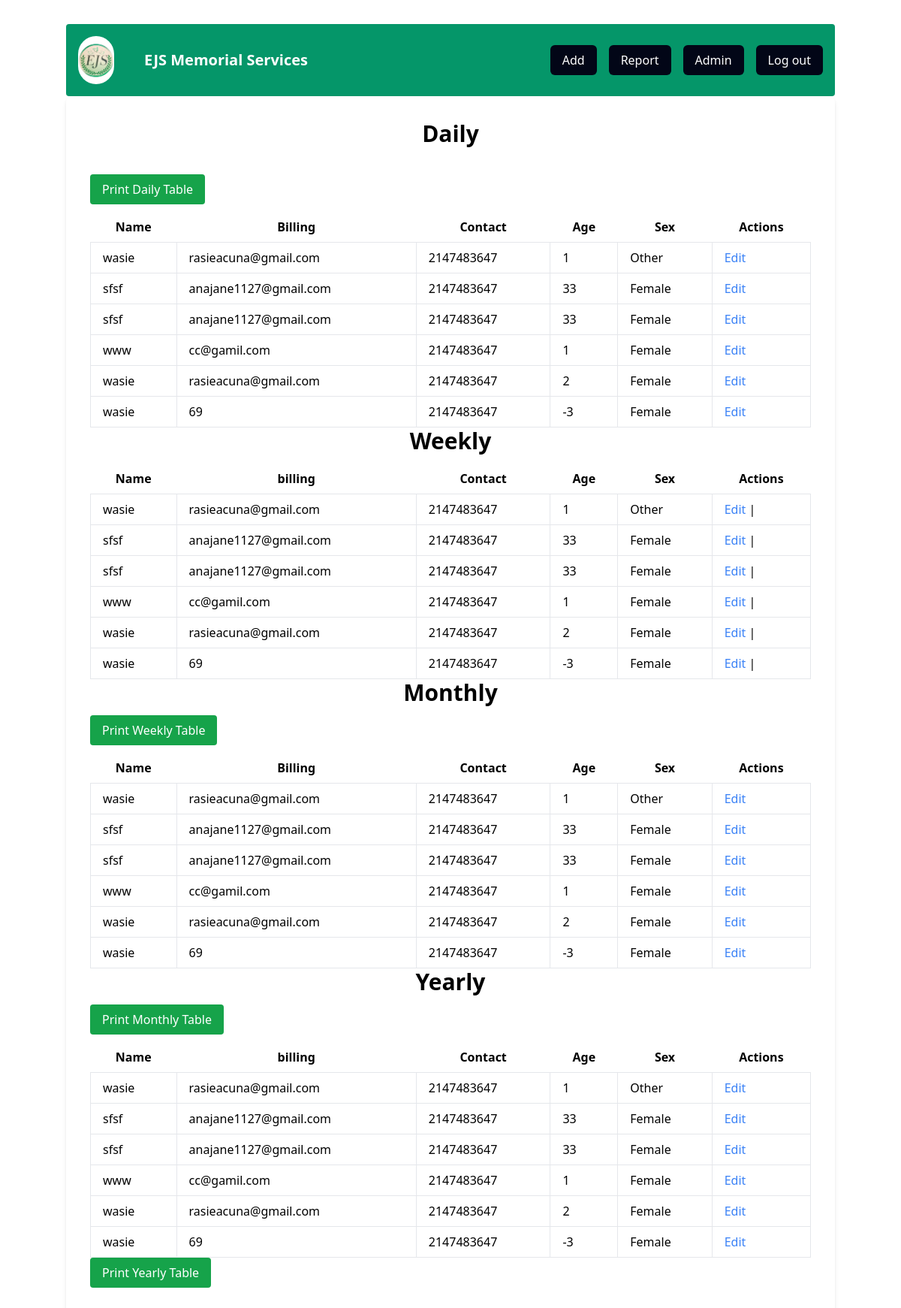
The app's page /report.php with its own data.
### tables this page shows
CREATE TABLE `users` (
  `id` int(11) NOT NULL,
  `name` varchar(255) NOT NULL,
  `billing` varchar(250) NOT NULL,
  `contact` int(50) NOT NULL,
  `age` int(50) NOT NULL,
  `sex` varchar(250) NOT NULL
);

### report.php (the view, shortened to what this page needs)
<!DOCTYPE html>
<html lang="en">
<head>
    <link rel="stylesheet" href="https://cdn.jsdelivr.net/npm/tailwindcss@2.2.19/dist/tailwind.min.css">
</head>
<body>
    <div class="container mx-auto py-8">
            <header class="bg-green-600 text-white py-4 rounded">
        <div class="container mx-auto flex justify-between items-center px-4">
            <div class="flex items-center">
                <img src="/image/logo.jpg" alt="Logo" class=" w-12 rounded-full mr-10">
                <span class="text-xl font-bold">EJS Memorial Services</span>
            </div>
            <div class="flex space-x-4">
                <button  class="bg-slate-950  text-white py-2 px-4 rounded-md focus:outline-none "  onclick="goToNextPage1()">Add</button>
                <button onclick="goToNextPage2()" class="bg-slate-950  text-white py-2 px-4 rounded-md focus:outline-none ">Report</button>
                <button onclick="goToNextPage4()" class="bg-slate-950  text-white py-2 px-4 rounded-md focus:outline-none ">Admin</button>
                <button onclick="goToNextPage5()" class="bg-slate-950   text-white py-2 px-4 rounded-md focus:outline-none ">Log out</button>
            </div>
        </div>
    </header>
        <div class="bg-white p-8 rounded-lg shadow-md">
            <table class="table-auto w-full">
                <thead>
                    <h1 class="text-center font-bold mb-9 text-3xl">Daily</h1>
                    <tr>
                        <th class="px-4 py-2">Name</th>
                        <th class="px-4 py-2">Billing</th>
                        <th class="px-4 py-2">Contact</th>
                        <th class="px-4 py-2">Age</th>
                        <th class="px-4 py-2">Sex</th>
                        <th class="px-4 py-2">Actions</th>
                    </tr>
                </thead>
                <tbody>
                     <button class="btn"  onclick="window.print()">Print Daily Table</button>
                    <?php
               require_once __DIR__ . '/config/configuration.php';
$sql_daily = "SELECT * FROM users";
$result_daily = $conn->query($sql_daily);
if ($result_daily->num_rows > 0) {
    while ($row_daily = $result_daily->fetch_assoc()) {
                            echo "<tr>";
                            echo "<td class='border px-4 py-2'>" . $row_daily['name'] . "</td>";
                            echo "<td class='border px-4 py-2'>" . $row_daily['billing'] . "</td>";
                            echo "<td class='border px-4 py-2'>" . $row_daily['contact'] . "</td>";
                            echo "<td class='border px-4 py-2'>" . $row_daily['age'] . "</td>";
                            echo "<td class='border px-4 py-2'>" . $row_daily['sex'] . "</td>";
                            echo "<td class='border px-4 py-2'>";
                            echo "<a href='edit_user.php?id=" . $row_daily['id'] . "' class='text-blue-500 hover:underline'>Edit</a> ";
                            echo "</td>";
                            echo "</tr>";
                        }
                    } else {
                        echo "<tr><td colspan='6' class='text-center'>No data available</td></tr>";
                    }
                    ?>
                </tbody>
            </table>
            <table class="table-auto w-full">
                <thead>
                    <h1 class="text-center font-bold mb-3 text-3xl">Weekly</h1>
                    <tr>
                        <th class="px-4 py-2">Name</th>
                        <th class="px-4 py-2">billing</th>
                        <th class="px-4 py-2">Contact</th>
                        <th class="px-4 py-2">Age</th>
                        <th class="px-4 py-2">Sex</th>
                        <th class="px-4 py-2">Actions</th>
                    </tr>
                </thead>
                <tbody>
                    <?php
                      require_once __DIR__ . '/config/configuration.php';
                    $sql_weekly = "SELECT * FROM users";
                    $result_weekly = $conn->query($sql_weekly);
                    if ($result_weekly->num_rows > 0) {
                        while ($row_weekly = $result_weekly->fetch_assoc()) {
                            echo "<tr>";
                            echo "<td class='border px-4 py-2'>" . $row_weekly['name'] . "</td>";
                            echo "<td class='border px-4 py-2'>" . $row_weekly['billing'] . "</td>";
                            echo "<td class='border px-4 py-2'>" . $row_weekly['contact'] . "</td>";
                            echo "<td class='border px-4 py-2'>" . $row_weekly['age'] . "</td>";
                            echo "<td class='border px-4 py-2'>" . $row_weekly['sex'] . "</td>";
                            echo "<td class='border px-4 py-2'>";
                            echo "<a href='edit_weekly_user.php?id=" . $row_weekly['id'] . "' class='text-blue-500 hover:underline'>Edit</a> | ";
                            echo "</td>";
                            echo "</tr>";
                        }
                    } else {
                        echo "<tr><td colspan='6' class='text-center'>No data available</td></tr>";
                    }
                    ?>
                </tbody>
            </table>
             <table class="table-auto w-full">
                <thead>
                    <h1 class="text-center font-bold mb-3 text-3xl">Monthly</h1>
                    <tr>
                        <th class="px-4 py-2">Name</th>
                        <th class="px-4 py-2">Billing</th>
                        <th class="px-4 py-2">Contact</th>
                        <th class="px-4 py-2">Age</th>
                        <th class="px-4 py-2">Sex</th>
                        <th class="px-4 py-2">Actions</th>
                    </tr>
                </thead>
                <tbody>
                      <button class="btn"  onclick="window.print()">Print Weekly Table</button>
                    <?php
                      require_once __DIR__ . '/config/configuration.php';
                    $sql_monthly = "SELECT * FROM users";
                    $result_monthly = $conn->query($sql_monthly);
                    if ($result_weekly->num_rows > 0) {
                        while ($row_monthly = $result_monthly->fetch_assoc()) {
                            echo "<tr>";
                            echo "<td class='border px-4 py-2'>" . $row_monthly['name'] . "</td>";
                            echo "<td class='border px-4 py-2'>" . $row_monthly['billing'] . "</td>";
                            echo "<td class='border px-4 py-2'>" . $row_monthly['contact'] . "</td>";
                            echo "<td class='border px-4 py-2'>" . $row_monthly['age'] . "</td>";
                            echo "<td class='border px-4 py-2'>" . $row_monthly['sex'] . "</td>";
                            echo "<td class='border px-4 py-2'>";
                            echo "<a href='edit_weekly_user.php?id=" . $row_monthly['id'] . "' class='text-blue-500 hover:underline'>Edit</a>  ";
                            echo "</td>";
                            echo "</tr>";
                        }
                    } else {
                        echo "<tr><td colspan='6' class='text-center'>No data available</td></tr>";
                    }
                    ?>
                </tbody>
            </table>
             <table class="table-auto w-full">
                <thead>
                    <h1 class="text-center font-bold mb-3 text-3xl">Yearly</h1>
                    <tr>
                        <th class="px-4 py-2">Name</th>
                        <th class="px-4 py-2">billing</th>
                        <th class="px-4 py-2">Contact</th>
                        <th class="px-4 py-2">Age</th>
                        <th class="px-4 py-2">Sex</th>
                        <th class="px-4 py-2">Actions</th>
                    </tr>
                </thead>
                <tbody>
                                <button class="btn"  onclick="window.print()">Print Monthly Table</button>
                    <?php
                      require_once __DIR__ . '/config/configuration.php';
                    $sql_yearly = "SELECT * FROM users";
                    $result_yearly = $conn->query($sql_yearly);
                    if ($result_weekly->num_rows > 0) {
                        while ($row_yearly = $result_yearly->fetch_assoc()) {
                            echo "<tr>";
                            echo "<td class='border px-4 py-2'>" . $row_yearly['name'] . "</td>";
                            echo "<td class='border px-4 py-2'>" . $row_yearly['billing'] . "</td>";
                            echo "<td class='border px-4 py-2'>" . $row_yearly['contact'] . "</td>";
                            echo "<td class='border px-4 py-2'>" . $row_yearly['age'] . "</td>";
                            echo "<td class='border px-4 py-2'>" . $row_yearly['sex'] . "</td>";
                            echo "<td class='border px-4 py-2'>";
                            echo "<a href='edit_weekly_user.php?id=" . $row_yearly['id'] . "' class='text-blue-500 hover:underline'>Edit</a> ";
                            echo "</td>";
                            echo "</tr>";
                        }
                    } else {
                        echo "<tr><td colspan='6' class='text-center'>No data available</td></tr>";
                    }
                    ?>
                </tbody>
            </table>
              <button class="btn" onclick="window.print()">Print Yearly Table</button>
        </div>
    </div>
</body>
</html>

### report.php (style rules this page uses)
button { background: #020617; }
.btn { background: #16a34a; color: #fff; border: none; padding: 8px 16px; border-radius: 4px; cursor: pointer; margin-bottom: 10px; }

### records on screen
users: name "wasie", billing "rasieacuna@gmail.com", contact "2147483647", age "1", sex "Other"
users: name "sfsf", billing "anajane1127@gmail.com", contact "2147483647", age "33", sex "Female"
users: name "sfsf", billing "anajane1127@gmail.com", contact "2147483647", age "33", sex "Female"
users: name "www", billing "cc@gamil.com", contact "2147483647", age "1", sex "Female"
users: name "wasie", billing "rasieacuna@gmail.com", contact "2147483647", age "2", sex "Female"
users: name "wasie", billing "69", contact "2147483647", age "-3", sex "Female"
